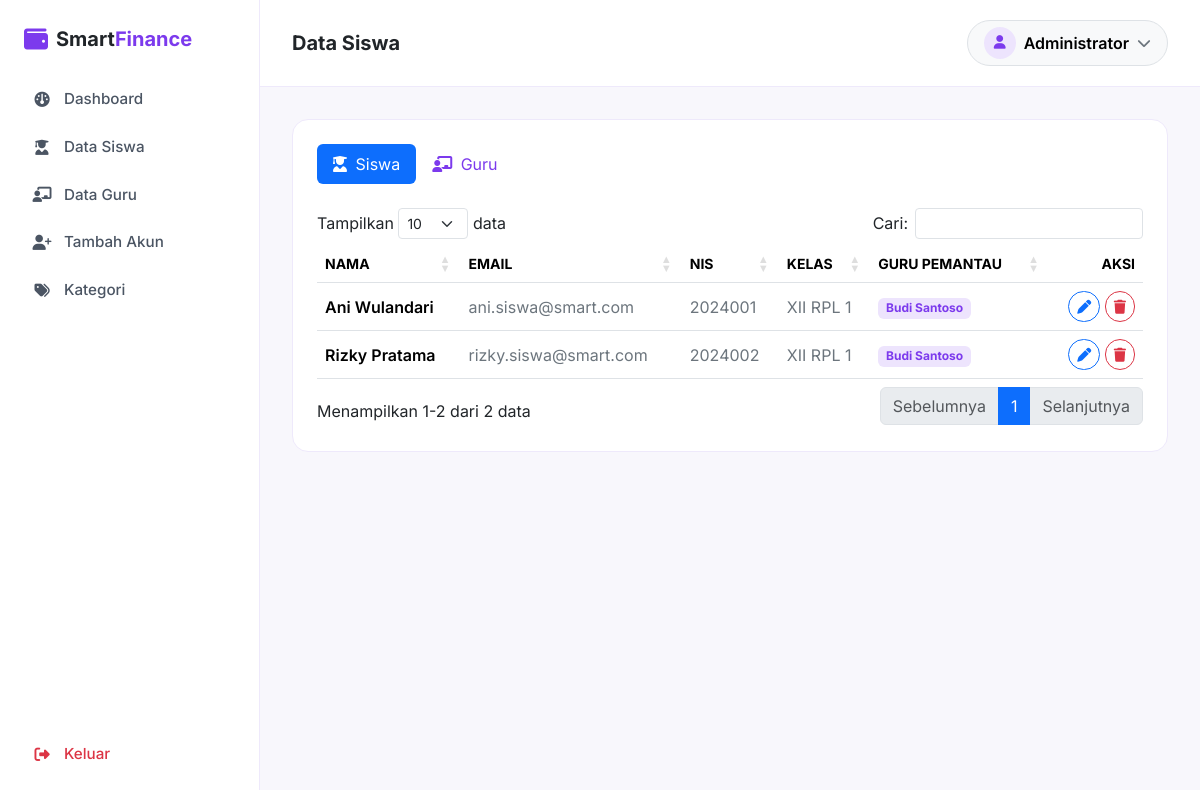
The page /admin/users.php (signed in) on the database its author committed.
### tables this page shows
CREATE TABLE users (
    id INT AUTO_INCREMENT PRIMARY KEY,
    nama VARCHAR(100) NOT NULL,
    email VARCHAR(100) NOT NULL UNIQUE,
    password VARCHAR(255) NOT NULL,
    role ENUM('siswa','guru','admin') NOT NULL,
    nis_nip VARCHAR(30) DEFAULT NULL,
    kelas VARCHAR(20) DEFAULT NULL,
    foto VARCHAR(255) DEFAULT NULL,
    created_at TIMESTAMP DEFAULT CURRENT_TIMESTAMP
);

### admin/users.php (the view, shortened to what this page needs)
<?php
require_once __DIR__ . '/../config/database.php';
$roleFilter = $_GET['role'] ?? 'siswa';
if ($roleFilter === 'siswa') {
    $data = $pdo->query("
        SELECT u.*, g.nama AS nama_guru
        FROM users u
        LEFT JOIN guru_siswa gs ON gs.siswa_id = u.id
        LEFT JOIN users g ON g.id = gs.guru_id
        WHERE u.role = 'siswa'
        ORDER BY u.nama ASC
    ")->fetchAll();
}
include __DIR__ . '/../includes/header.php';
?>
<link rel="stylesheet" href="https://cdn.jsdelivr.net/npm/datatables.net-bs5@1.13.11/css/dataTables.bootstrap5.min.css">
<div class="stat-card">
  <ul class="nav nav-pills mb-4">
    <li class="nav-item">
      <a class="nav-link <?= $roleFilter === 'siswa' ? 'active' : '' ?>" href="?role=siswa">
        <i class="fa-solid fa-user-graduate me-1"></i> Siswa
      </a>
    </li>
    <li class="nav-item">
      <a class="nav-link <?= $roleFilter === 'guru' ? 'active' : '' ?>" href="?role=guru">
        <i class="fa-solid fa-chalkboard-user me-1"></i> Guru
      </a>
    </li>
  </ul>
  <div class="table-responsive">
    <table id="tabelUsers" class="table align-middle w-100">
      <thead>
        <tr class="text-secondary small text-uppercase">
          <th>Nama</th>
          <th>Email</th>
          <th><?= $roleFilter === 'siswa' ? 'NIS' : 'NIP' ?></th>
          <?php if ($roleFilter === 'siswa'): ?>
            <th>Kelas</th>
            <th>Guru Pemantau</th>
          <?php else: ?>
            <th>Jumlah Siswa</th>
          <?php endif; ?>
          <th class="text-end">Aksi</th>
        </tr>
      </thead>
      <tbody>
        <?php foreach ($data as $u): ?>
        <tr>
          <td class="fw-semibold"><?= htmlspecialchars($u['nama']) ?></td>
          <td class="text-secondary"><?= htmlspecialchars($u['email']) ?></td>
          <td class="text-secondary"><?= htmlspecialchars($u['nis_nip'] ?: '-') ?></td>
          <?php if ($roleFilter === 'siswa'): ?>
            <td class="text-secondary"><?= htmlspecialchars($u['kelas'] ?: '-') ?></td>
            <td>
              <?php if ($u['nama_guru']): ?>
                <span class="badge bg-primary-subtle text-primary"><?= htmlspecialchars($u['nama_guru']) ?></span>
              <?php else: ?>
                <span class="badge bg-danger-subtle text-danger">Belum ada guru</span>
              <?php endif; ?>
            </td>
          <?php else: ?>
            <td class="text-secondary"><?= $u['jumlah_siswa'] ?> siswa</td>
          <?php endif; ?>
          <td class="text-end">
            <a href="user_form.php?id=<?= $u['id'] ?>" class="btn btn-sm btn-outline-primary rounded-pill">
              <i class="fa-solid fa-pen"></i>
            </a>
            <a href="?role=<?= $roleFilter ?>&delete=<?= $u['id'] ?>" class="btn btn-sm btn-outline-danger rounded-pill"
               onclick="return confirm('Yakin ingin menghapus akun <?= htmlspecialchars(addslashes($u['nama'])) ?>?');">
              <i class="fa-solid fa-trash"></i>
            </a>
          </td>
        </tr>
        <?php endforeach; ?>
      </tbody>
    </table>
  </div>
</div>
<?php include __DIR__ . '/../includes/footer.php'; ?>

### assets/css/style.css (style rules this page uses)
:root { --bs-primary: #7C3AED; --bs-primary-rgb: 124, 58, 237; --bs-primary-text-emphasis: #5B21B6; --bs-primary-bg-subtle: #EDE4FD; --bs-primary-border-subtle: #C4B0F8; --bs-link-color: #7C3AED; --bs-link-hover-color: #6D28D9; --accent-orange: #FB923C; --bs-body-font-family: 'Inter', sans-serif; --bs-body-font-size: 1rem; }
body { font-family: var(--bs-body-font-family); }

### assets/css/app.css (style rules this page uses)
.app-body { background-color: #F8F7FC; }
.stat-card { background: #fff; border: 1px solid #EEE9FB; border-radius: 1rem; padding: 1.5rem; }

### rows shown on the page
users: nama "Ani Wulandari", email "ani.siswa@smart.com", nis_nip "2024001", kelas "XII RPL 1", users.nama "Budi Santoso"
users: nama "Rizky Pratama", email "rizky.siswa@smart.com", nis_nip "2024002", kelas "XII RPL 1", users.nama "Budi Santoso"

### other values the page prints
$pageTitle "Data Siswa"
$_SESSION['nama'] "Administrator"
